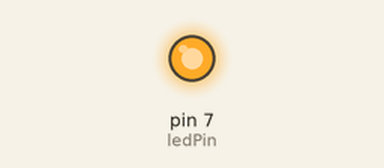
Simulated run of this sketch. Board: Arduino Uno, built with avr-gcc and run on an emulated ATmega328P. Parts: output pins drawn as LEDs (lit = HIGH).

Above: at 0.75 s.
At 3.7 s:
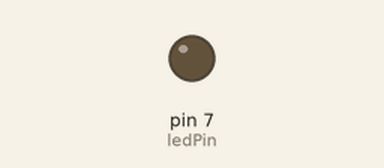
Timing chart, 0 to 5.9 s (numbered marks = the images above):
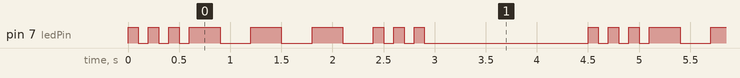

The sketch:

sketch_2_SOS.ino
```cpp
int dot = 100;
int dash = 300;
int ledPin = 7;
int finalDelay = 1500;

void setup() {
pinMode(ledPin,OUTPUT);
}

void loop() {
digitalWrite(ledPin,HIGH);
delay(dot);
digitalWrite(ledPin,LOW);
delay(dot);
digitalWrite(ledPin,HIGH);
delay(dot);
digitalWrite(ledPin,LOW);
delay(dot);
digitalWrite(ledPin,HIGH);
delay(dot);
digitalWrite(ledPin,LOW);
delay(dot);

digitalWrite(ledPin,HIGH);
delay(dash);
digitalWrite(ledPin,LOW);
delay(dash);
digitalWrite(ledPin,HIGH);
delay(dash);
digitalWrite(ledPin,LOW);
delay(dash);
digitalWrite(ledPin,HIGH);
delay(dash);
digitalWrite(ledPin,LOW);
delay(dash);

digitalWrite(ledPin,HIGH);
delay(dot);
digitalWrite(ledPin,LOW);
delay(dot);
digitalWrite(ledPin,HIGH);
delay(dot);
digitalWrite(ledPin,LOW);
delay(dot);
digitalWrite(ledPin,HIGH);
delay(dot);
digitalWrite(ledPin,LOW);
delay(dot);

delay(finalDelay);
}
```

Measured:
- by itself, pin 7 (ledPin): repeats every 4.5 s: 2 × (LOW 0.10 s, HIGH 0.10 s), LOW 0.10 s, 3 × (HIGH 0.30 s, LOW 0.30 s), 2 × (HIGH 0.10 s, LOW 0.10 s), HIGH 0.10 s, LOW 1.6 s, HIGH 0.10 s
- by itself, everything shown: repeats every 4.5 s, in 18 steps
